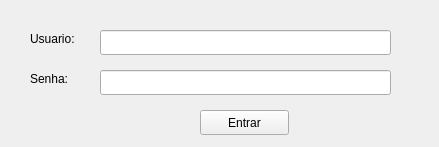
<?xml version="1.0" encoding="UTF-8"?>
<ui version="4.0">
 <class>telalogin</class>
 <widget class="QMainWindow" name="telalogin">
  <property name="geometry">
   <rect>
    <x>0</x>
    <y>0</y>
    <width>439</width>
    <height>147</height>
   </rect>
  </property>
  <property name="windowTitle">
   <string>MainWindow</string>
  </property>
  <widget class="QWidget" name="centralwidget">
   <widget class="QLabel" name="label">
    <property name="geometry">
     <rect>
      <x>30</x>
      <y>30</y>
      <width>67</width>
      <height>17</height>
     </rect>
    </property>
    <property name="text">
     <string>Usuario:</string>
    </property>
   </widget>
   <widget class="QLabel" name="label_2">
    <property name="geometry">
     <rect>
      <x>30</x>
      <y>70</y>
      <width>67</width>
      <height>17</height>
     </rect>
    </property>
    <property name="text">
     <string>Senha:</string>
    </property>
   </widget>
   <widget class="QLineEdit" name="inputUsuario">
    <property name="geometry">
     <rect>
      <x>100</x>
      <y>30</y>
      <width>291</width>
      <height>25</height>
     </rect>
    </property>
   </widget>
   <widget class="QLineEdit" name="inputSenha">
    <property name="geometry">
     <rect>
      <x>100</x>
      <y>70</y>
      <width>291</width>
      <height>25</height>
     </rect>
    </property>
   </widget>
   <widget class="QPushButton" name="btnEntrar">
    <property name="geometry">
     <rect>
      <x>200</x>
      <y>110</y>
      <width>89</width>
      <height>25</height>
     </rect>
    </property>
    <property name="text">
     <string>Entrar</string>
    </property>
   </widget>
  </widget>
 </widget>
 <resources/>
 <connections/>
</ui>
